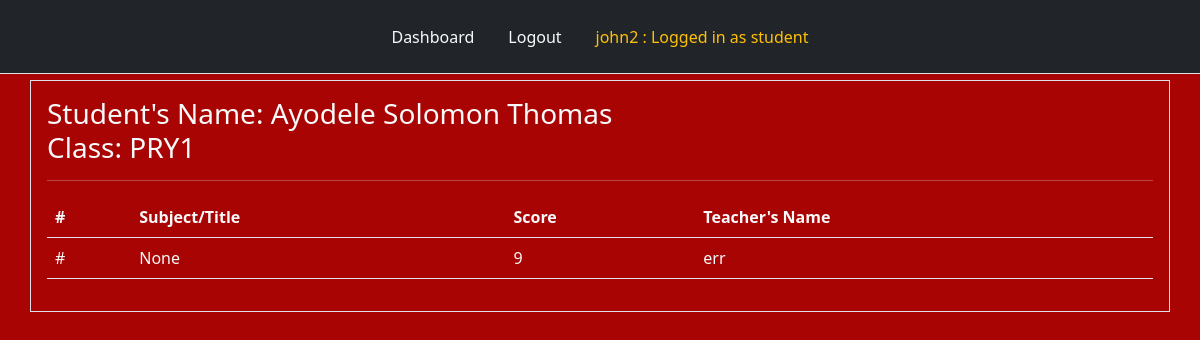
The page /results_student (signed in) on the database as committed earlier.
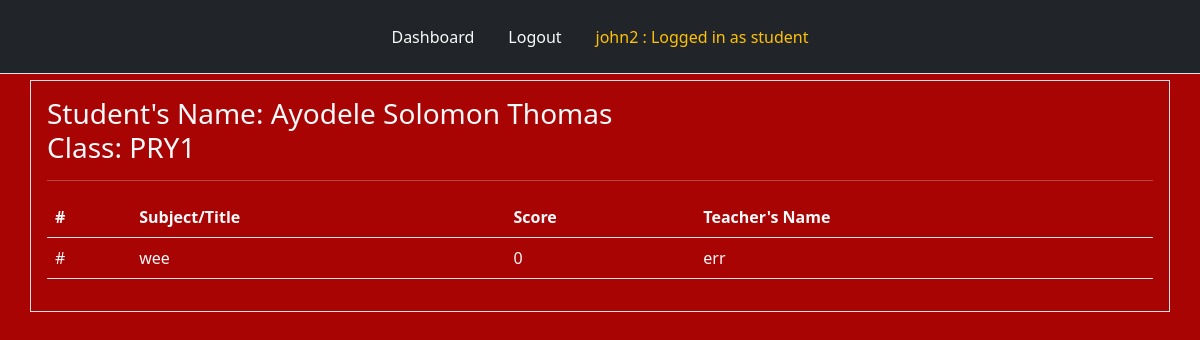
The same page on the database as committed later.
### tables this page shows
CREATE TABLE "students" (
	"id"	INTEGER,
	"name"	TEXT NOT NULL,
	"fullname"	TEXT NOT NULL,
	"password"	TEXT NOT NULL,
	"klass"	TEXT NOT NULL,
	PRIMARY KEY("id")
);

CREATE TABLE "completed" (
"id"INTEGER,
"student_name"TEXT NOT NULL,
"student_fullname"TEXT NOT NULL,
"klass"TEXT NOT NULL,
"test_id"INTEGER,
"title"TEXT NOT NULL,
"score"INTEGER,
"teacher_name"TEXT NOT NULL,
"teacher_fullname"TEXT NOT NULL,
PRIMARY KEY("id" AUTOINCREMENT)
);

### app.py (the view)
@app.route("/results_student", methods = ["POST", "GET"])
def results_student():
    user = get_current_user()
    db = connect_to_DB()
    klass = user[4]
    student_name = user[1]
    student_fullname = user[2]
    user_cursor = db.execute("SELECT * FROM completed WHERE student_name = ?", [student_name])
    results_student = user_cursor.fetchall()
    return render_template("results_student.html", user=user, results_student=results_student, klass=klass, student_fullname = student_fullname)

### app.py (called while the page is built)
@app.teardown_appcontext
def close_database(error):
    if hasattr(g, "app_database_db"):
        g.app_database_db.close()

def get_current_user():
    user_result = None
    if 'user' in session:
        user = session['user']
        db = getDatabase()
        student_cursor = db.execute("SELECT * FROM students WHERE name = ?", [user])
        student_result = student_cursor.fetchone()
        if student_result:
            user_result = student_result
        else:
            user_cursor = db.execute("SELECT * FROM users WHERE name = ?", [user])
            user_result = user_cursor.fetchone()
    return user_result

### database.py (called while the page is built)
def connect_to_DB():
    current_dir = os.path.dirname(os.path.abspath(__file__))
    db_file = os.path.join(current_dir, "app_database.db")
    sql = sqlite3.connect(db_file)
    sql.row_factory = sqlite3.Row
    return sql

def getDatabase():
    if not hasattr(g, "app_database_db"):
        g.app_database_db = connect_to_DB()
    return g.app_database_db

### templates/results_student.html (shortened to what this page needs)
{% from "nav.html" import links %}
<!doctype html>
<html lang="en">
  <head>
    <link href="https://cdn.jsdelivr.net/npm/bootstrap@5.2.3/dist/css/bootstrap.min.css" rel="stylesheet">
    <link rel="stylesheet" type="text/css" href="{{ url_for('static', filename = 'style.css') }}"
  </head>
  <body>
        <div class="header mb-2">
            {{ links(user) }}
        </div>
        <div class="question container border text-light p-3">
          <h3>
            Student's Name: {{ student_fullname }} <br> Class: {{ klass }}
          </h3>
          <hr style="color: white"/>
          <div class="list-group">
          {% if results_student %}
              <table class="table table-hover text-light">
                <thead>
                  <tr>
                    <th scope="col">#</th>
                    <th scope="col">Subject/Title</th>
                    <th scope="col">Score</th>
                    <th scope="col">Teacher's Name</th>
                  </tr>
                </thead>
                  {% for eachuser in results_student %}
                  <tbody>
                    <tr class="text-light">
                      <td>#</td>
                      <td>{{ eachuser['title'] }}</td>
                      <td>{{ eachuser['score'] }}</td>
                      <td>{{ eachuser['teacher_fullname'] }}</td>
                    </tr>
                  </tbody>
                  {% endfor %}
              </table>
          {% endif %}
          </div>
        </div>
  </body>
</html>

### templates/nav.html (shortened to what this page needs)
{% macro links(user) %}
<ul class="nav nav-tabs p-3 bg-dark justify-content-center position-fixed" style="top: 0; width: 100%; z-index: 9999;">
    {% if user %}
    <li class="nav-item">
        <a class="nav-link text-light" href="{{ url_for('dashboard') }}">Dashboard</a>
    </li>
    <li class="nav-item">
        <a class="nav-link text-light" href="{{ url_for('logout') }}">Logout</a>
    </li>
    {% endif %}
    {% if user %}
        <li class="nav-item">
            <a class="nav-link text-warning" href="{{ url_for('dashboard') }}">
                {{ user['name'] }} : Logged in as
                {% if user['klass'] in ["KG1", "KG2", "NUR1", "NUR2", "PRY1", "PRY2", "PRY3", "PRY4", "PRY5", "PRY6"] %}
                    student
                {% else %}
                    {{ user['role'] }}
                {% endif %}
            </a>
        </li>
    {% endif %}
</ul>
{% endmacro %}

### static/style.css (style rules this page uses)
body { background-color: rgb(168, 4, 4); margin-top: 80px; }

Rows that differ between the two databases and show on the page:
removed completed: title "None", score "9", teacher_fullname "err"
added completed: title "wee", score "0", teacher_fullname "err"
